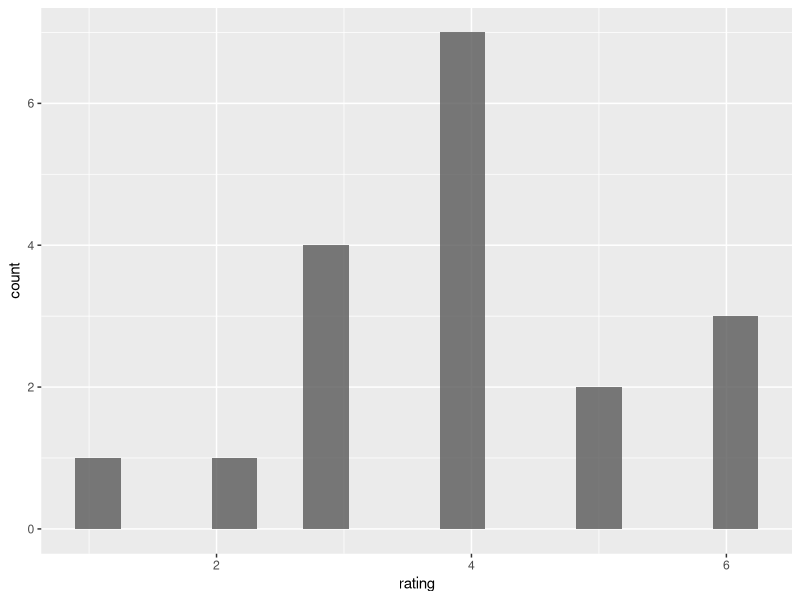
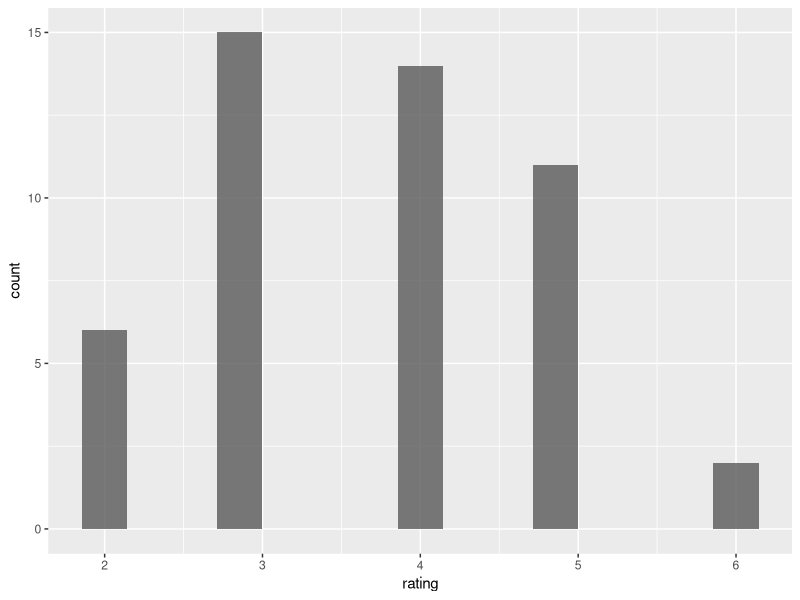
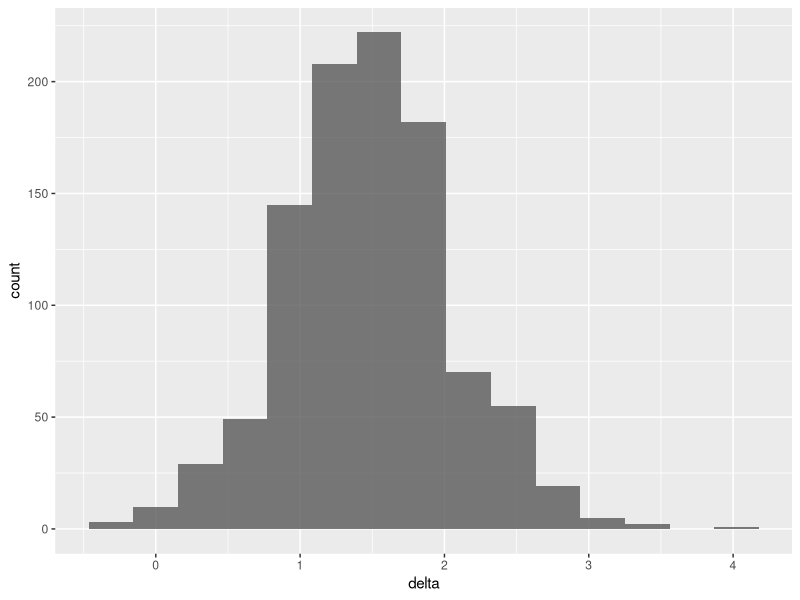
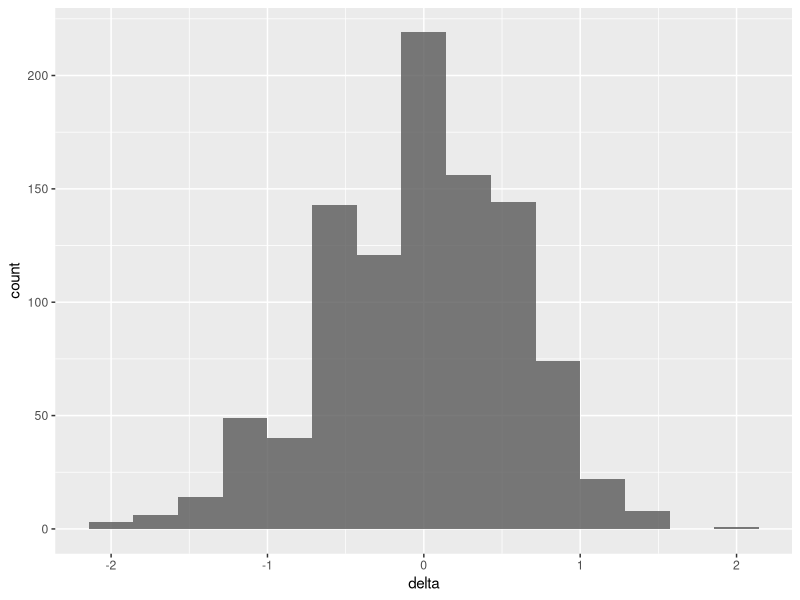
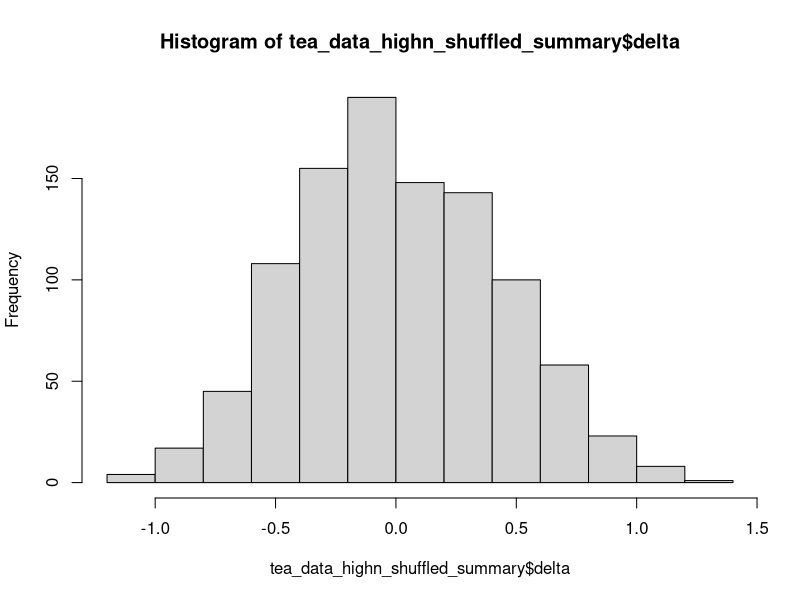
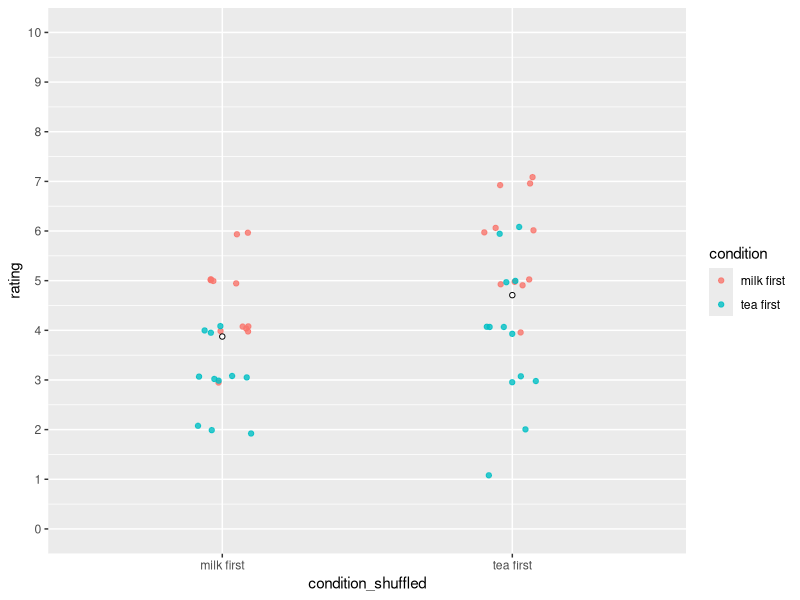
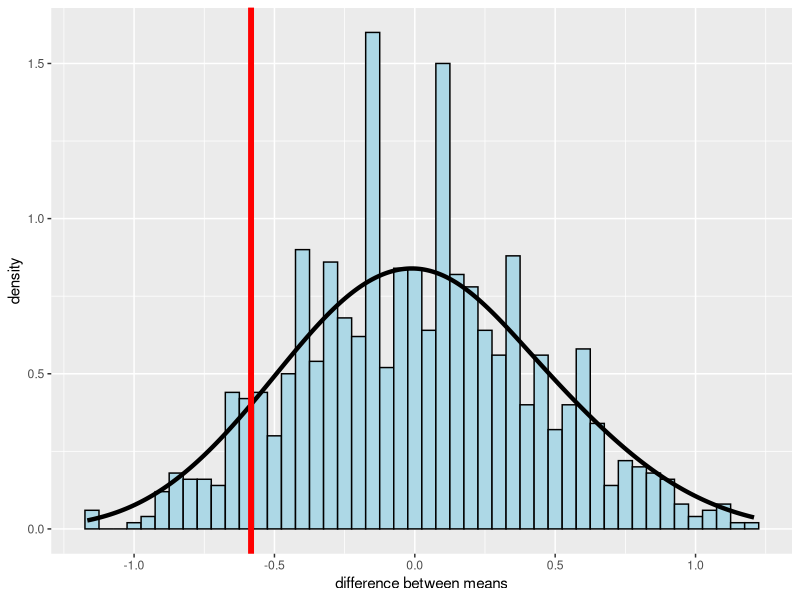
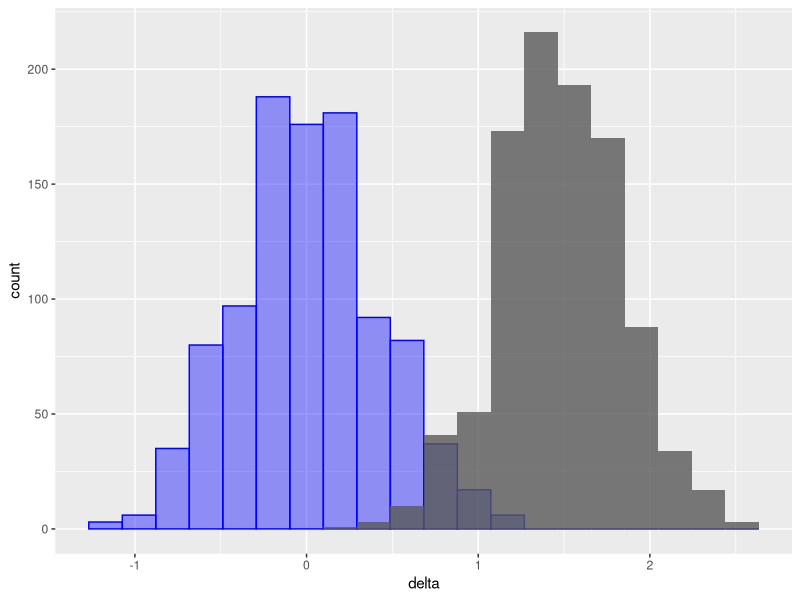

Reproduce these figures in R, in order.
## ---- chunk 1
set.seed(123) # good practice to set a random seed, or else different runs get you different results
## ---- chunk 2
# you can run install.packages('tidyverse')
library(tidyverse)
library(ggplot2) # plotting
library(ggthemes) # good for making plots pretty
## ---- chunk 3
make_tea_data <- function(n_total = 48,
                          sigma = 1.25, # sd of the distribution
                          delta = 1.5) {  # difference between distributinos
  n_half <- n_total / 2 # half of the total subjects  = #/n subs per condition
  tibble(condition = c(rep("milk first", n_half), rep("tea first", n_half)),
         rating = c(round(
           rnorm(n_half, mean = 3.5 + delta, sd = sigma)
         ),
         round(rnorm(
           n_half, mean = 3.5, sd = sigma
         )))) |>
    mutate(rating = if_else(rating > 10, 10, rating), # random sampling could mean the scale gets out of range
           # truncate if greater than max/min of rating scale
           rating = if_else(rating < 1, 1, rating))
}
## ---- chunk 4
# here's, we're calling our custom function, and specifying different inputs than the defaults (which are inside the parenthese up above)
tea_data <- make_tea_data(n_total = 18, delta = .5)
tea_data_highn <- make_tea_data(n_total = 48, delta = .5)
## ---- chunk 5
bycondition <- tea_data %>%
  group_by(condition) %>%
  summarize(m.rating = mean(rating),
             n.participants = length(rating))

 
bycondition_highn <- tea_data_highn %>%
  group_by(condition) %>%
  summarize(m.rating_highn = mean(rating),
            n.participants_highn = length(rating))
## ---- chunk 6
out_low_n <- tea_data %>%
  t.test(rating ~ condition, data = .,  var.equal = TRUE)

out_high_n <- tea_data_highn %>%
  t.test(rating ~ condition, data = ., var.equal = TRUE) 
## ---- chunk 7
samps <- tibble(sim = 1:1000) |> 
  mutate(data = map(sim, \(i) make_tea_data(n_total = 18, delta = 1.5))) |>  # simulate
  unnest(cols = data) # wrangle
## ---- chunk 8
samps_highn <-tibble(sim = 1:1000) |>
  mutate(data = map(sim, \(i)make_tea_data(n_total = 48, delta = 1.5))) |>
  unnest(cols = data)
## ---- chunk 9
tea_data_summary <- samps |>
  group_by(sim, condition) |> #group together conditions by simulation # 
  summarise(mean_rating = mean(rating)) |> #column for avg rating for each condition by sim
  group_by(sim) |> #group together the simulations
  summarise(delta = mean_rating[condition == "milk first"] - 
              mean_rating[condition == "tea first"]) #find the average difference btwn conditions

#creates df consisting of 2 columns: sim number and avg rating of milk first - tea first 
## ---- chunk 10
tea_data_highn_summary <- samps_highn |>
  group_by(sim, condition) |> #group together conditions by simulation # 
  summarise(mean_rating = mean(rating)) |> #column for avg rating for each condition by sim
  group_by(sim) |> #group together the simulations
  summarise(delta = mean_rating[condition == "milk first"] -
              mean_rating[condition == "tea first"]) #find the average difference btwn conditions

#creates df consisting of 2 columns: sim number and avg rating of milk first - tea first 
## ---- chunk 11
ggplot(data = tea_data, aes(x=rating)) +
       geom_histogram(alpha = 0.8, bins = 15)

## ---- chunk 12
ggplot(data = tea_data_highn, aes(x=rating)) +
       geom_histogram(alpha = 0.8, bins = 15)
## ---- chunk 13
ggplot(data = tea_data_summary, aes(x=delta)) +
       geom_histogram(alpha = 0.8, bins = 15)
## ---- chunk 14
# Simulate the null distribution
nullmodel <- tibble(sim = 1:1000) |> 
  mutate(data = map(sim, \(i) make_tea_data(n_total = 18, delta = 0))) |>  # simulate
  unnest(cols = data) # wrangle

nullmodel_summary <- nullmodel |>
  group_by(sim, condition) |> #group together conditions by simulation # 
  summarise(mean_rating = mean(rating)) |> #column for avg rating for each condition by sim
  group_by(sim) |> #group together the simulations
  summarise(delta = mean_rating[condition == "milk first"] - 
              mean_rating[condition == "tea first"]) 
## ---- chunk 15
ggplot(data = nullmodel_summary, aes(x=delta)) +
       geom_histogram(alpha = 0.8, bins = 15)
## ---- chunk 16
tea_data_highn_shuffled <- samps_highn %>%
  group_by(sim) %>% # for each experiment
  mutate(condition_shuffled = sample(condition)) # shuffle the condition labels, handy function here.
## ---- chunk 17
tea_data_highn_shuffled_summary <- tea_data_highn_shuffled %>%
  group_by(condition_shuffled, sim) %>% 
  summarize(mean_rating = mean(rating),
            sd = sd(rating)) 

# overwrites this variable
tea_data_highn_shuffled_summary <- tea_data_highn_shuffled_summary %>%
  group_by(sim) |> 
  summarise(delta = mean_rating[condition_shuffled == "milk first"] -
              mean_rating[condition_shuffled == "tea first"])
## ---- chunk 18
hist(tea_data_highn_shuffled_summary$delta) #what does this histogram look like?
## ---- chunk 19
ggplot(data = tea_data_highn_shuffled %>% filter(sim==3),  # can change the actual simulation number here
       mapping = aes(x = condition_shuffled, y = rating))+
  geom_point(mapping = aes(color = condition), # color
             alpha=.8,
             position = position_jitter(height = .1,
                                        width = 0.1)) +
  stat_summary(fun.data = mean_cl_boot, # this boostraps the confidence interval
               geom = "linerange",
               size = 1) +
  stat_summary(fun = "mean", # this calculates the average
               geom = "point",
               shape = 21,
               color = "black",
               fill = "white") + 
  scale_y_continuous(breaks = 0:10,
                     labels = 0:10,
                     limits = c(0, 10))
## ---- chunk 20
difference_actual = tea_data_highn %>%  # in ONE experiment
  group_by(condition) %>% 
  summarize(mean = mean(rating)) %>% 
  pull(mean) %>% 
  diff()
## ---- chunk 21
ggplot(data = tea_data_highn_shuffled_summary, aes(x=delta)) +
  geom_histogram(aes(y = stat(density)),
                 color = "black",
                 fill = "lightblue",
                 binwidth = 0.05) + 
  stat_density(geom = "line",
               size = 1.5,
               bw = 0.2) +
  geom_vline(xintercept = difference_actual, color = "red", size = 2) +
  labs(x = "difference between means") 
  

## ---- chunk 22
tea_data_highn_shuffled_summary %>% 
  summarize(p_value = sum(delta <= difference_actual)/n())
## ---- chunk 23
ggplot(data=tea_data_highn_shuffled_summary, aes(x=delta)) +
  geom_histogram(alpha=.4, bins=20, color='blue', fill='blue') +
  geom_histogram(alpha=.8, bins=20, data=tea_data_highn_summary)
## ---- chunk 24

tea_dataset = tea_data_highn
## ---- chunk 25
tea_ratings <- filter(tea_dataset, condition == "tea first")$rating
milk_ratings <- filter(tea_dataset, condition == "milk first")$rating

# could also do in a pipe like so, but then you have to grab the column below, as in tea_ratings$ratings; above is a vector
# tea_ratings <- tea_data_highn %>%
#   filter(condition=="tea first") %>%
#   select(rating)
## ---- chunk 26
n_tea <- length(tea_ratings)
n_milk <- length(milk_ratings)
sd_tea <- sd(tea_ratings)
sd_milk <- sd(milk_ratings)

tea_sd_pooled <- sqrt(((n_tea - 1) * sd_tea ^ 2 + (n_milk - 1) * sd_milk ^ 2) / 
                        (n_tea + n_milk - 2))

tea_se <- tea_sd_pooled * sqrt((1 / n_tea) + (1 / n_milk))


delta_hat <- mean(milk_ratings) - mean(tea_ratings)
tea_ci_lower <- delta_hat - tea_se * qnorm(0.975)
tea_ci_upper <- delta_hat + tea_se * qnorm(0.975)
## ---- chunk 27
num_observations = length(tea_dataset$rating)
df = num_observations-2 # for two sample t.test
tea_ci_lower_ttest <- delta_hat - tea_se * qt(0.975,df)
tea_ci_upper_ttest <- delta_hat + tea_se * qt(0.975,df)
## ---- chunk 28
# Now the calculated CIs match those in the t-test outputs!
t.test(tea_ratings, milk_ratings, var.equal=TRUE)
## ---- chunk 29
confidence_level=.95 # you can change this
# this formula below gives the critical t-value (as opposed to simply taken from the normal distribution)
# qt(1 - (1 - confidence_level)/2, df = n - 1)

tea_data_highn_summary_cis <- tea_data_highn %>%
  group_by(condition) %>%
  summarize(cond_mean = mean(rating), cond_sd = sd(rating), n=length(rating)) %>%
  mutate(error = qt(1 - (1 - confidence_level)/2, df = n - 1)* (cond_sd/sqrt(n))) %>% # this calculates CIs WITHIN each condition
  mutate(ci_upper = cond_mean + error, ci_lower = cond_mean - error) %>%
  mutate(se_upper = cond_mean + cond_sd/sqrt(n), se_lower = cond_mean - cond_sd/sqrt(n))
## ---- chunk 30
ggplot(data = tea_data_highn, aes(x=condition, y=rating, col=condition))  +
  geom_jitter(width=.1, height=0, alpha=.3) + # visualizes all the raw data, with no variation in y-axis jitter
  theme_few() +
  geom_pointrange(data = tea_data_highn_summary_cis, aes(x=condition, y = cond_mean, ymin = ci_lower, ymax = ci_upper)) +
  ylim(0,10) +
  ggtitle('Tea ratings across conditions with CIs')

## ---- chunk 31
ggplot(data = tea_data_highn, aes(x=condition, y=rating, col=condition))  +
  geom_jitter(width=.1, height=0, alpha=.5) + # visualizes all the raw data, with no variation in y-axis jitter
  theme_few() +
  geom_pointrange(data = tea_data_highn_summary_cis, aes(x=condition, y = cond_mean, ymin = se_lower, ymax = se_upper)) +
  ylim(0,10) +
  ggtitle('Tea ratings across condition with SE')

## ---- chunk 32
#all_results=tibble() 

#for (this_sim in 1:1000) {
#  this_experiment = null_model %>%
#    filter(sim==this_sim) 
  
#  tea_ratings <- filter(this_experiment, condition == "tea first")$rating
#  milk_ratings <- filter(this_experiment, condition == "milk first")$rating
  
#  output = t.test(tea_ratings, milk_ratings)
  
#  this_exp_output = tibble(pvalue = output$p.value)
#  all_results = bind_rows(all_results, this_exp_output)
    
#}
## ---- chunk 33
# you'll need all_results$pvalue
#hist(all_results$pvalue)
## ---- chunk 34
#all_results_high_n=tibble() 
# 
# for (this_sim in 1:500) {
#   this_experiment = samps_highn %>%
#     filter(sim==this_sim) 
#   
#   tea_ratings <- filter(this_experiment, condition == "tea first")$rating
#   milk_ratings <- filter(this_experiment, condition == "milk first")$rating
#   
#   output = t.test(tea_ratings, milk_ratings, paired = FALSE, var.equal = TRUE)
#   
#   this_exp_output = tibble(pvalue = output$p.value)
#   all_results_high_n = bind_rows(all_results_high_n, this_exp_output)
#     
# }
